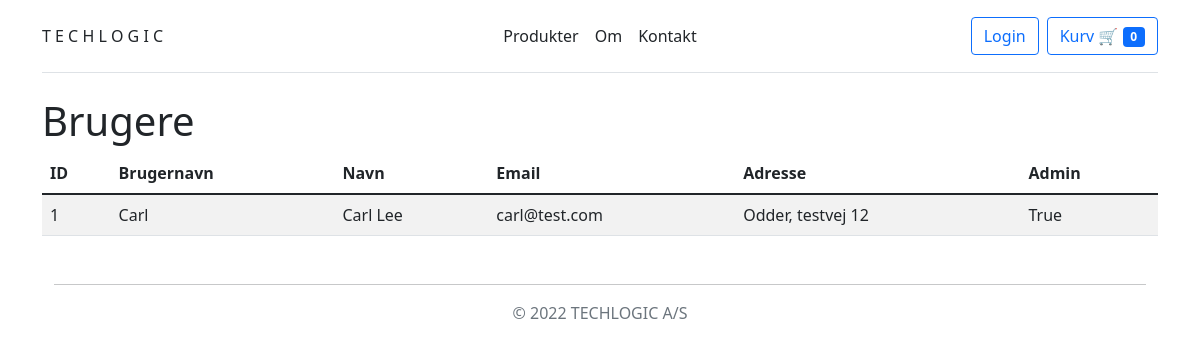
/users, run on an earlier commit of the app's database.
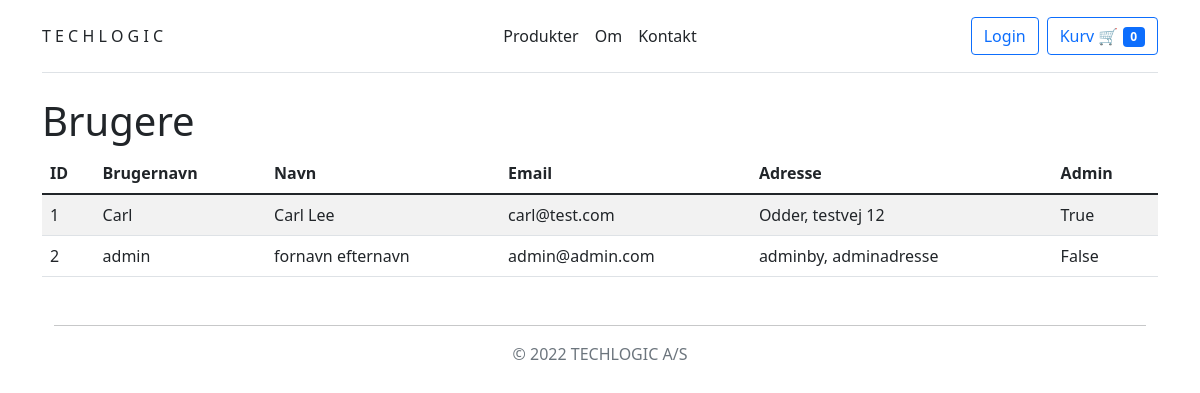
And on a later commit of the database.
### tables this page shows
CREATE TABLE users(
        id INTEGER PRIMARY KEY AUTOINCREMENT,
        username VARCHAR(255),
        email VARCHAR(255),
        firstname VARCHAR(255),
        lastname VARCHAR(255),
	city VARCHAR(255),
	address VARCHAR(255),
	password VARCHAR(255),
	admin BIT
);

### app.py (the view)
@app.route("/users")
def users():
    users = readDB("SELECT * FROM users")
    return render_template("users.html", users=users)

### app.py (called while the page is built)
@app.after_request
def after_request(response):
    response.headers["Cache-Control"] = "no-cache, no-store, must-revalidate"
    response.headers["Expires"] = 0
    response.headers["Pragma"] = "no-cache"
    return response

def readDB(query):
    data = db.execute(query).fetchall()
    newData = []
    for row in data:
        tmp = []
        for atr in row:
            tmp.append(atr)
        newData.append(tmp)
    conn.commit()
    return newData

### templates/users.html
{% extends 'layout.html' %}
{% block main %}
<h1>Brugere</h1>
<table class="table table-hover table-striped">
    <thead class="thead-dark">
        <tr>
            <th>ID</th>
            <th scope="col">Brugernavn</th>
            <th scope="col">Navn</th>
            <th scope="col">Email</th>
            <th>Adresse</th>
            <th>Admin</th>
        </tr>
    </thead>
    <tbody>
        {% for user in users %}
        <tr class="align-middle">
            <td>{{ user[0] }}</td>
            <td>{{ user[1] }}</td>
            <td>{{ user[3] }} {{user[4]}}</td>
            <td>{{ user[2] }}</td>
            <td>{{ user[5] }}, {{ user[6] }}</td>
            {% if user[8] == 1 %}
            <td>True</td>
            {% else %}
            <td>False</td>
            {% endif %}
        </tr>
        {% endfor %}
    </tbody>
</table>
{% endblock %}

### templates/layout.html (shortened to what this page needs)
<!DOCTYPE html>
<html lang="en">
<head>
    <link href="https://cdn.jsdelivr.net/npm/bootstrap@5.1.3/dist/css/bootstrap.min.css" rel="stylesheet"
>
    <link rel="stylesheet" href="https://cdnjs.cloudflare.com/ajax/libs/font-awesome/4.7.0/css/font-awesome.min.css">
    <link rel="stylesheet" href="./static/style.css">
</head>
<body class="container h-100 w-100">
    <header
        class="d-flex flex-wrap align-items-center justify-content-center justify-content-md-between top-0 py-3 mb-4 border-bottom position-sticky">
        <a href="/" class="d-flex align-items-center col-md-3 mb-2 mb-md-0 text-dark text-decoration-none">
            T E C H L O G I C
        </a>
        <ul class="nav col-12 col-md-auto mb-2 justify-content-center mb-md-0">
            <li><a href="/" class="nav-link px-2 link-dark">Produkter</a></li>
            <li><a href="/about" class="nav-link px-2 link-dark">Om</a></li>
            <li><a href="/contact" class="nav-link px-2 link-dark">Kontakt</a></li>
        </ul>
        <div class="col-md-3 text-end d-flex justify-content-end">
            {% if session["user_id"] %}
            <li class="btn btn-outline-primary me-2"><a href="/logout">Log ud</a></li>
            {% else %}
            <li class="btn btn-outline-primary me-2"><a href="/login">Login</a></li>
            {% endif %}
            <form action="/cart">
                <button type="submit" class="btn btn-outline-primary" id="basket-btn" >Kurv 🛒
                    <span class="badge" id="basket-badge">
                        {% if session["cart"] -%}
                            {% set item_count = [0] -%}
                            {% for item in session["cart"] -%}
                            {% endfor %}
                            {{ item_count[0] }}
                        {% else %}
                        0
                        {% endif %}
                    </span>
                </button>
            </form>
        </div>
    </header>
    <main>
        {% block main %}{% endblock %}
    </main>
    <div class="container d-flex flex-column min-vh-10">
        <footer class="py-3 my-4 mt-auto">
            <hr />
            <p class="text-center text-muted">© 2022 TECHLOGIC A/S</p>
        </footer>
    </div>
</body>
</html>

### static/style.css (style rules this page uses)
html { font-family: sans-serif; -ms-text-size-adjust: 100%; -webkit-text-size-adjust: 100%; scroll-behavior: smooth; height: 100%; }
body { height: auto; padding-bottom: 70px; }
header { background-color: var(--bs-body-bg);; z-index: 1; }
.nav > li { transition: 0.3s; }
.btn > a { text-decoration: none; }
#basket-badge { background-color: #0d6efd; color: white; }

What changed in the data, as far as the page shows it:
added users: id "2", username "admin", firstname "fornavn", lastname "efternavn", email "admin@admin.com", city "adminby", address "adminadresse", admin "False"
